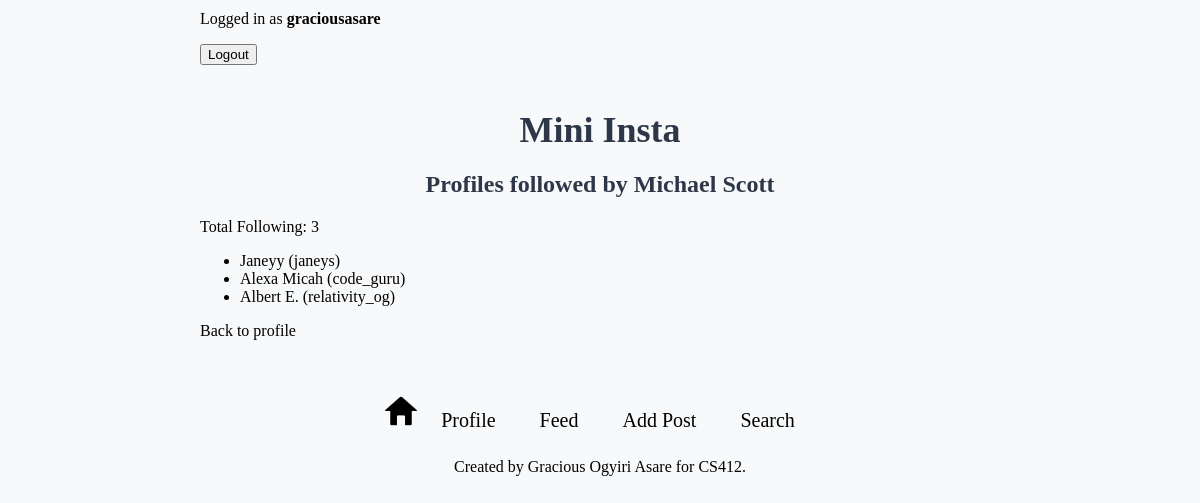
Screenshot of /mini_insta/profile/7/following/ (signed in) with the database file from the repository.
### mini_insta/models.py (models this page shows, shortened)
class Profile(models.Model):
    username = models.TextField(blank=True)
    display_name = models.TextField(blank=True)
    profile_image_url = models.URLField(blank=True)
    bio_text = models.TextField(blank=True)
    join_date = models.DateTimeField(auto_now=True) #set the joined date automatically
    user = models.ForeignKey(User, on_delete=models.CASCADE) #foreign key to User model
    def get_following(self):
        following = Follow.objects.filter(follower_profile=self)
        return [f.profile for f in following]
    def get_num_following(self):
        following = Follow.objects.filter(follower_profile=self)
        return following.count()

### mini_insta/views.py (the view)
# urls.py: path('profile/<int:pk>/following/', ShowFollowingDetailView.as_view(), name='show_following'),
class ShowFollowingDetailView(DetailView):
    model = Profile
    template_name = 'mini_insta/show_following.html'
    context_object_name = 'profile'

### mini_insta/templates/mini_insta/show_following.html
{% extends "mini_insta/base.html" %}{% block content %}
<h2>Profiles followed by {{ profile.display_name }}</h2>
<p>Total Following: {{ profile.get_num_following }}</p>
<ul>
  {% for following in profile.get_following %}
  <li>
    <a href="{% url 'show_profile' following.pk %}">
      {{ following.display_name }} ({{ following.username }})
    </a>
  </li>
  {% empty %}
  <li>Not following anyone yet.</li>
  {% endfor %}
</ul>
<a href="{% url 'show_profile' profile.pk %}">Back to profile</a>
{% endblock content %}

### mini_insta/templates/mini_insta/base.html (shortened to what this page needs)
{% load static %}
<html>
  <head>
    <link rel="stylesheet" href="{% static 'mini_insta-style.css' %}" />
  </head>
  <body>
    {% if request.user.is_authenticated %}
    <p> Logged in as <strong>{{ user.username }}</strong> </p>
    <form method="post" action="{% url 'logout' %}" style="display: inline">
      <button type="submit">Logout</button>
    </form>
    {% else %}
    <p>Not logged in.</p>
    <a href="{% url 'login' %}"><button type="submit">Login</button></a>
    <a href="{% url 'create_profile' %}"
      ><button type="submit">Register</button></a
    >
    {% endif %}
    <h1>Mini Insta</h1>
    {% block content %} {% endblock content %}
    <footer>
      <p>
        {% if profile %}
        <a href="{% url 'show_feed' %}">
          <img
            src="{% static 'home-btn.png' %}"
            alt="home button"
            width="32"
            height="32"
          />
        </a>
        <a href="{% url 'show_profile' profile.pk %}" class="add-btn"
          >Profile</a
        >
        <a href="{% url 'show_all_profiles' %}" class="add-btn">Feed</a>
        <a href="{% url 'create_post' %}" class="add-btn">Add Post</a>
        <a href="{% url 'profile_search' %}" class="add-btn">Search</a>
        {% endif %}
      </p>
      <p>Created by Gracious Ogyiri Asare for CS412. </p>
    </footer>
  </body>
</html>

### static/mini_insta-style.css (style rules this page uses)
body { font-family: "Times New Roman", Times, serif, sans-serif; background-color: #f8f9fa; max-width: 800px; margin: 0 auto; padding: 10px; }
h1 { font-size: 36px; padding-top: 20px; }
h1, h2, h3 { text-align: center; color: #2d3748; margin-bottom: 20px; }
a:link, a:visited, a:hover, a:active { color: inherit; text-decoration: none; }
footer { text-align: center; margin-top: 55px; font-size: 16px; margin-bottom: 30px; }
.add-btn { display: inline-block; padding: 10px 20px; font-size: 20px; }

### rows the page displays
Profile: display_name "Michael Scott", get_num_following "3"
Profile: display_name "Janeyy", username "janeys"
Profile: display_name "Alexa Micah", username "code_guru"
Profile: display_name "Albert E.", username "relativity_og"

### other values shown
{{ user.username }} "graciousasare"
